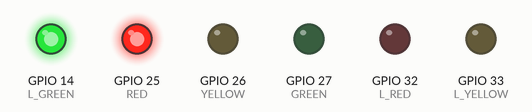
Simulated run of this sketch. Board: ESP32. Parts: output pins drawn as LEDs (lit = HIGH).

Above: at 2.5 s.
At 7.85 s:
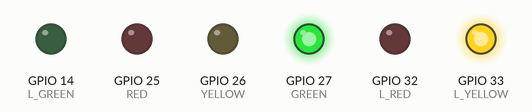
At 13.5 s:
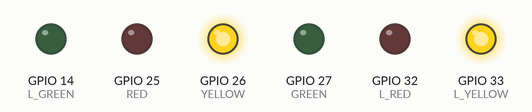
At 22.2 s:
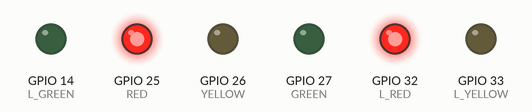
At 38.75 s:
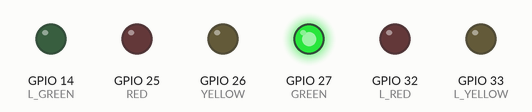
Timing chart, 0 to 39.0 s (numbered marks = the images above):
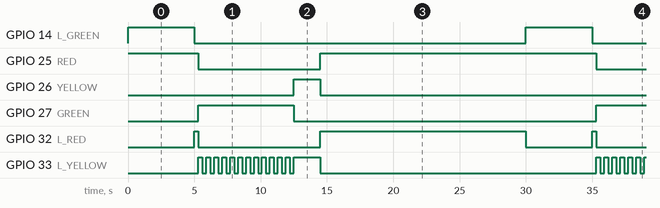

Measured:
- by itself, GPIO 14 (L_GREEN): alternates HIGH for 5.0 s and LOW for 25.0 s
- by itself, GPIO 25 (RED): alternates HIGH for 20.8 s and LOW for 9.2 s
- by itself, GPIO 26 (YELLOW): alternates HIGH for 2.0 s and LOW for 28.0 s
- by itself, GPIO 27 (GREEN): alternates HIGH for 7.2 s and LOW for 22.8 s
- by itself, GPIO 32 (L_RED): repeats every 30.0 s: LOW 9.2 s, HIGH 15.5 s, LOW 5.0 s, HIGH 0.30 s
- by itself, GPIO 33 (L_YELLOW): moves between LOW and HIGH, repeating every 30.0 s

The sketch:

Left_Straight_Signal_Code_With_ESP32.ino
```cpp
// ---------------- PIN DEFINITIONS ----------------
const int RED = 25;
const int YELLOW = 26;
const int GREEN = 27;

const int L_RED = 32;
const int L_YELLOW = 33;
const int L_GREEN = 14;

// ---------------- TIMING ----------------
int leftGreenTime = 5000;
int straightGreenTime = 7000;
int yellowTime = 2000;
int blinkInterval = 300;

// ---------------- FUNCTIONS ----------------
void allRed() {
  digitalWrite(RED, HIGH);
  digitalWrite(YELLOW, LOW);
  digitalWrite(GREEN, LOW);

  digitalWrite(L_RED, HIGH);
  digitalWrite(L_YELLOW, LOW);
  digitalWrite(L_GREEN, LOW);
}

void runNS() {

  // LEFT GREEN
  digitalWrite(RED, HIGH);
  digitalWrite(GREEN, LOW);
  digitalWrite(YELLOW, LOW);

  digitalWrite(L_RED, LOW);
  digitalWrite(L_GREEN, HIGH);
  digitalWrite(L_YELLOW, LOW);

  delay(leftGreenTime);

  // LEFT RED
  digitalWrite(L_GREEN, LOW);
  digitalWrite(L_RED, HIGH);
  delay(300);

  // STRAIGHT GREEN + LEFT YELLOW BLINK
  digitalWrite(RED, LOW);
  digitalWrite(GREEN, HIGH);
  digitalWrite(L_RED, LOW);

  unsigned long startBlink = millis();
  unsigned long endBlink = startBlink + straightGreenTime;

  while (millis() < endBlink) {
    digitalWrite(L_YELLOW, HIGH);
    delay(blinkInterval);
    digitalWrite(L_YELLOW, LOW);
    delay(blinkInterval);
  }

  // BOTH SOLID YELLOW
  digitalWrite(GREEN, LOW);
  digitalWrite(YELLOW, HIGH);

  digitalWrite(L_YELLOW, HIGH);
  digitalWrite(L_RED, LOW);

  delay(yellowTime);

  // ALL RED
  allRed();
}

void setup() {
  pinMode(RED, OUTPUT);
  pinMode(YELLOW, OUTPUT);
  pinMode(GREEN, OUTPUT);

  pinMode(L_RED, OUTPUT);
  pinMode(L_YELLOW, OUTPUT);
  pinMode(L_GREEN, OUTPUT);

  allRed();
}

void loop() {
  unsigned long t = millis() % 30000;

  if (t < 15000) {
    runNS();

    // WAIT until the 15-second NS window ends
    while ((millis() % 30000) < 15000) {
      allRed();
    }

  } else {
    allRed();
  }
}
```
